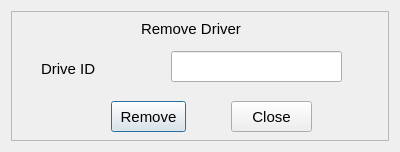
<?xml version="1.0" encoding="UTF-8"?>
<ui version="4.0">
 <class>removedriver</class>
 <widget class="QDialog" name="removedriver">
  <property name="geometry">
   <rect>
    <x>0</x>
    <y>0</y>
    <width>400</width>
    <height>152</height>
   </rect>
  </property>
  <property name="windowTitle">
   <string>Remove Drive</string>
  </property>
  <property name="styleSheet">
   <string notr="true">QLabel{
font-size:15px;
}
QPushButton{
font-size:15px;
}</string>
  </property>
  <layout class="QHBoxLayout" name="horizontalLayout">
   <item>
    <widget class="QFrame" name="frame">
     <property name="frameShape">
      <enum>QFrame::StyledPanel</enum>
     </property>
     <property name="frameShadow">
      <enum>QFrame::Raised</enum>
     </property>
     <widget class="QLabel" name="label">
      <property name="geometry">
       <rect>
        <x>130</x>
        <y>10</y>
        <width>111</width>
        <height>16</height>
       </rect>
      </property>
      <property name="text">
       <string>Remove Driver</string>
      </property>
     </widget>
     <widget class="QLabel" name="label_2">
      <property name="geometry">
       <rect>
        <x>30</x>
        <y>50</y>
        <width>81</width>
        <height>16</height>
       </rect>
      </property>
      <property name="text">
       <string>Drive ID</string>
      </property>
     </widget>
     <widget class="QPushButton" name="removedriveremove">
      <property name="geometry">
       <rect>
        <x>100</x>
        <y>90</y>
        <width>75</width>
        <height>31</height>
       </rect>
      </property>
      <property name="text">
       <string>Remove</string>
      </property>
     </widget>
     <widget class="QPushButton" name="removedriveclose">
      <property name="geometry">
       <rect>
        <x>220</x>
        <y>90</y>
        <width>81</width>
        <height>31</height>
       </rect>
      </property>
      <property name="text">
       <string>Close</string>
      </property>
     </widget>
     <widget class="QLineEdit" name="removedriveid">
      <property name="geometry">
       <rect>
        <x>160</x>
        <y>40</y>
        <width>171</width>
        <height>31</height>
       </rect>
      </property>
     </widget>
    </widget>
   </item>
  </layout>
 </widget>
 <resources/>
 <connections/>
</ui>
